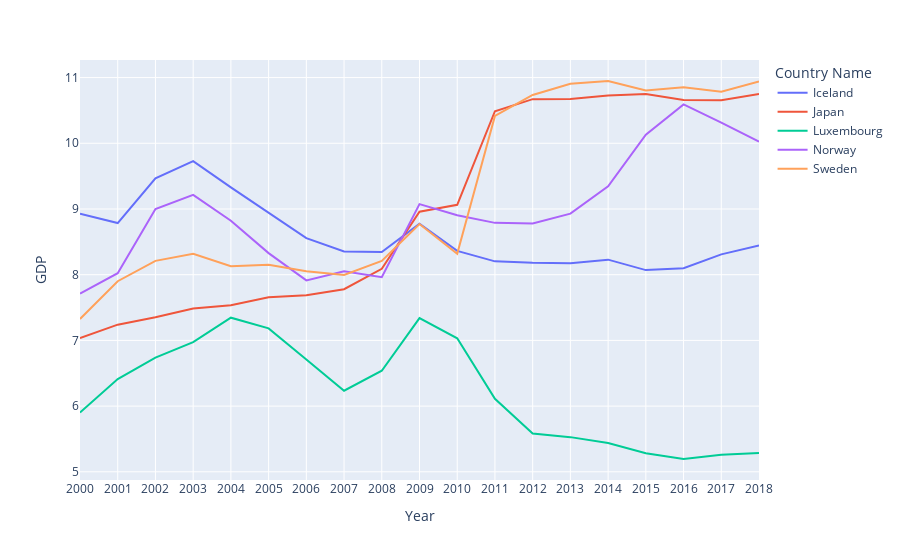

Notebook code cell kept with this figure:
### Code cell
import plotly.express as px
countries = ['Japan','Iceland','Sweden','Luxembourg','Norway']
px.line(df3[df3['Country Name'].isin(countries)], x='Year', y='GDP', color='Country Name')

### Figure 1 — Plotly figure (JSON) as saved in the notebook; plotly's stock layout.template omitted (floating-point values rounded to 4 significant figures)
{"data": [{"hovertemplate": "Country Name=Iceland<br>Year=%{x}<br>GDP=%{y}<extra></extra>", "legendgroup": "Iceland", "line": {"color": "#636efa", "dash": "solid"}, "marker": {"symbol": "circle"}, "mode": "lines", "name": "Iceland", "orientation": "v", "showlegend": true, "type": "scatter", "x": ["2000", "2001", "2002", "2003", "2004", "2005", "2006", "2007", "2008", "2009", "2010", "2011", "2012", "2013", "2014", "2015", "2016", "2017", "2018"], "xaxis": "x", "y": [8.929, 8.785, 9.466, 9.729, 9.329, 8.947, 8.557, 8.354, 8.344, 8.775, 8.362, 8.203, 8.181, 8.176, 8.229, 8.07, 8.097, 8.309, 8.443], "yaxis": "y"}, {"hovertemplate": "Country Name=Japan<br>Year=%{x}<br>GDP=%{y}<extra></extra>", "legendgroup": "Japan", "line": {"color": "#EF553B", "dash": "solid"}, "marker": {"symbol": "circle"}, "mode": "lines", "name": "Japan", "orientation": "v", "showlegend": true, "type": "scatter", "x": ["2000", "2001", "2002", "2003", "2004", "2005", "2006", "2007", "2008", "2009", "2010", "2011", "2012", "2013", "2014", "2015", "2016", "2017", "2018"], "xaxis": "x", "y": [7.035, 7.239, 7.352, 7.487, 7.535, 7.658, 7.687, 7.779, 8.089, 8.959, 9.063, 10.49, 10.67, 10.67, 10.73, 10.75, 10.66, 10.66, 10.75], "yaxis": "y"}, {"hovertemplate": "Country Name=Luxembourg<br>Year=%{x}<br>GDP=%{y}<extra></extra>", "legendgroup": "Luxembourg", "line": {"color": "#00cc96", "dash": "solid"}, "marker": {"symbol": "circle"}, "mode": "lines", "name": "Luxembourg", "orientation": "v", "showlegend": true, "type": "scatter", "x": ["2000", "2001", "2002", "2003", "2004", "2005", "2006", "2007", "2008", "2009", "2010", "2011", "2012", "2013", "2014", "2015", "2016", "2017", "2018"], "xaxis": "x", "y": [5.901, 6.411, 6.738, 6.973, 7.345, 7.183, 6.708, 6.235, 6.538, 7.34, 7.032, 6.112, 5.584, 5.528, 5.437, 5.284, 5.195, 5.258, 5.286], "yaxis": "y"}, {"hovertemplate": "Country Name=Norway<br>Year=%{x}<br>GDP=%{y}<extra></extra>", "legendgroup": "Norway", "line": {"color": "#ab63fa", "dash": "solid"}, "marker": {"symbol": "circle"}, "mode": "lines", "name": "Norway", "orientation": "v", "showlegend": true, "type": "scatter", "x": ["2000", "2001", "2002", "2003", "2004", "2005", "2006", "2007", "2008", "2009", "2010", "2011", "2012", "2013", "2014", "2015", "2016", "2017", "2018"], "xaxis": "x", "y": [7.712, 8.022, 9.001, 9.215, 8.821, 8.328, 7.913, 8.051, 7.961, 9.074, 8.906, 8.789, 8.778, 8.93, 9.345, 10.13, 10.59, 10.32, 10.02], "yaxis": "y"}, {"hovertemplate": "Country Name=Sweden<br>Year=%{x}<br>GDP=%{y}<extra></extra>", "legendgroup": "Sweden", "line": {"color": "#FFA15A", "dash": "solid"}, "marker": {"symbol": "circle"}, "mode": "lines", "name": "Sweden", "orientation": "v", "showlegend": true, "type": "scatter", "x": ["2000", "2001", "2002", "2003", "2004", "2005", "2006", "2007", "2008", "2009", "2010", "2011", "2012", "2013", "2014", "2015", "2016", "2017", "2018"], "xaxis": "x", "y": [7.327, 7.9, 8.21, 8.317, 8.13, 8.151, 8.052, 7.996, 8.208, 8.77, 8.32, 10.42, 10.74, 10.9, 10.95, 10.8, 10.85, 10.79, 10.94], "yaxis": "y"}], "layout": {"legend": {"title": {"text": "Country Name"}, "tracegroupgap": 0}, "margin": {"t": 60}, "xaxis": {"anchor": "y", "domain": [0, 1], "title": {"text": "Year"}}, "yaxis": {"anchor": "x", "domain": [0, 1], "title": {"text": "GDP"}}}}
